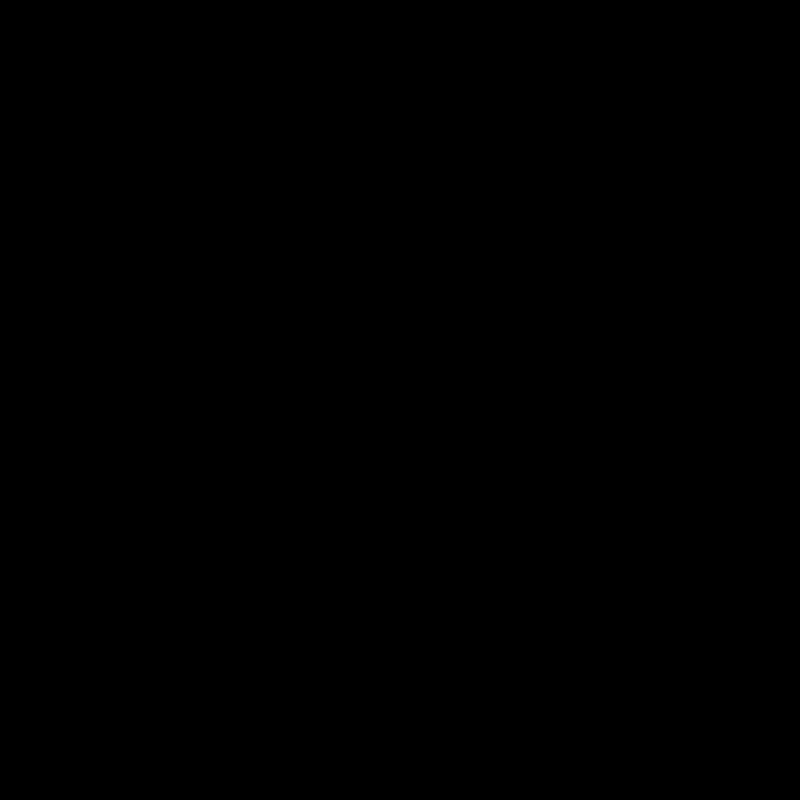
Frame 1 (no input)
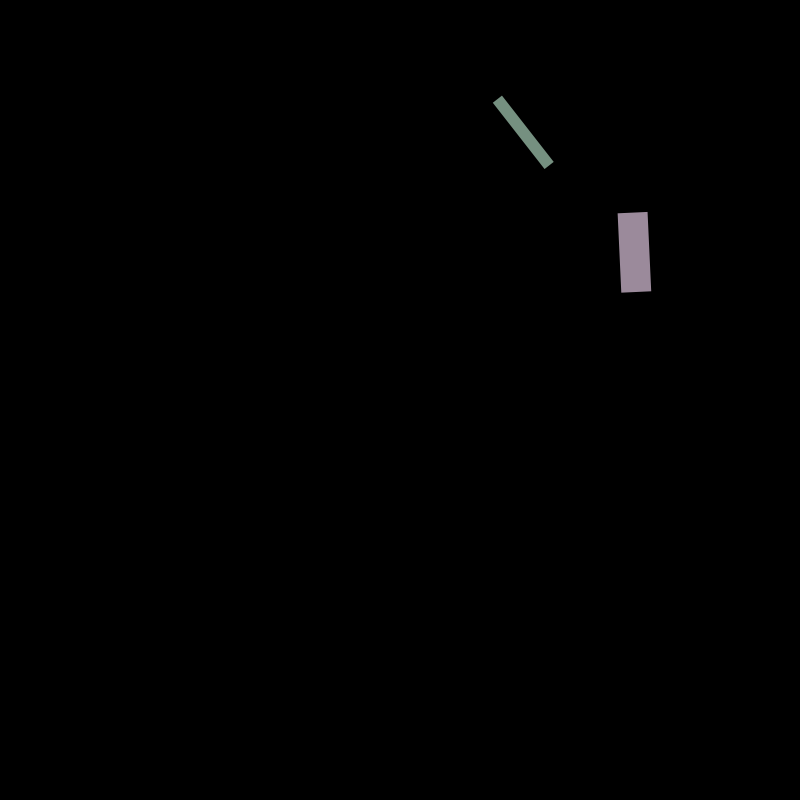
Frame 60 (the mouse pressed at the canvas centre just before this capture)
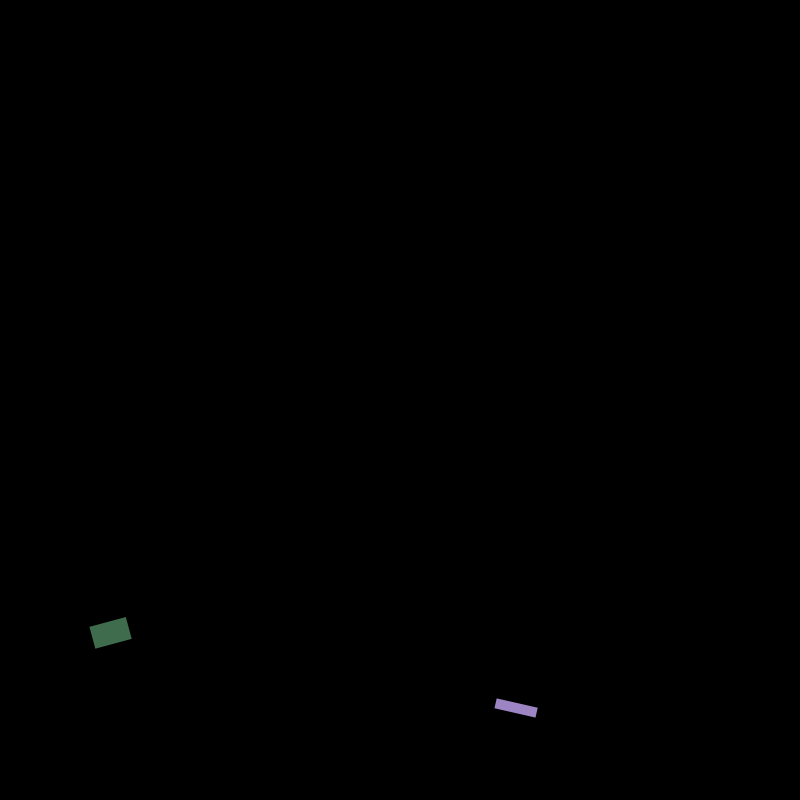
Frame 120 (the mouse held since frame 60 and released just before this capture)

The Processing sketch that drew these frames (run headless with seeded random() and noise(); from frame 60 on, the mouse is pressed at the canvas centre):

// Processing sketch: processing_153553
// ── processing_153553.pde

Integer counter;
ArrayList<Integer> colors;
ArrayList<Float> shapeData;
float FADEOUT_STEP = 2.125;
float ROTATE_SPEED = 0.002;
float MAX_DIST;

void setup() {
  size(800, 800);
  MAX_DIST = dist(0,0,width,height);
  background(0);
  counter = 0;
  colors = new ArrayList<Integer>();
  shapeData = new ArrayList<Float>();
  noStroke();
}

void mouseDragged() {
  ROTATE_SPEED = map(mouseX, 0, width, 0, 0.1);
}

void draw() {
  background(0);
  
  if (counter % 5 == 0) {
    newShape();
    
    counter = 0;
  }
  
  for (int i = 0; i < colors.size(); ++i) {
    drawShape(i);  
  }
  
  ++counter;
}

void newShape() {

  float angle = random(TWO_PI);

  color c1 = color(255 - random(128), 255 - random(128), 255 - random(128));
  fill(c1);
  colors.add(c1);
  
  float xPos = random(width);
  float yPos = random(height);
  float paintWidth = random(5, 100);
  float paintHeight = random(5, 100);
  
  shapeData.add(angle);
  shapeData.add(xPos);
  shapeData.add(yPos);
  shapeData.add(paintWidth);
  shapeData.add(paintHeight);
  shapeData.add(255.0);          //alpha value
  
  drawShape(colors.size() - 1);
}

void drawShape(int i) {
  int j = i * 6;
  
  Integer c1 = colors.get(i);
  
  float angle = shapeData.get(j);
  float xPos = shapeData.get(j + 1);
  float yPos = shapeData.get(j + 2);
  float paintWidth = shapeData.get(j + 3);
  float paintHeight = shapeData.get(j + 4);
  float alpha = shapeData.get(j + 5) - FADEOUT_STEP;
  
  float distance_from_origin = dist(0,0, xPos, yPos);
  
  angle = angle - ROTATE_SPEED - map(distance_from_origin, 0, MAX_DIST, 0, 0.01);
  
  // remove the data if the shape has faded out.
  if (alpha <= 0) {
        colors.remove(i);
        shapeData.remove(j);
        shapeData.remove(j);
        shapeData.remove(j);
        shapeData.remove(j);
        shapeData.remove(j);
        shapeData.remove(j);
  } else {
    shapeData.set(j + 5, alpha);
    shapeData.set(j, angle);
    
    pushMatrix();
    rotate(angle);
    
    fill(c1, alpha);
    
    rect(xPos, yPos, paintWidth, paintHeight);
    popMatrix();
  }
}
